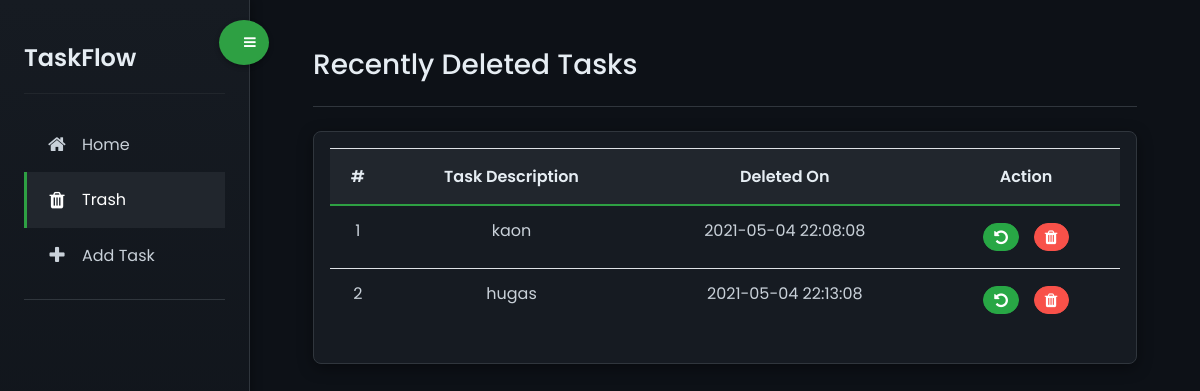
Page /trash.php on the earlier database version.
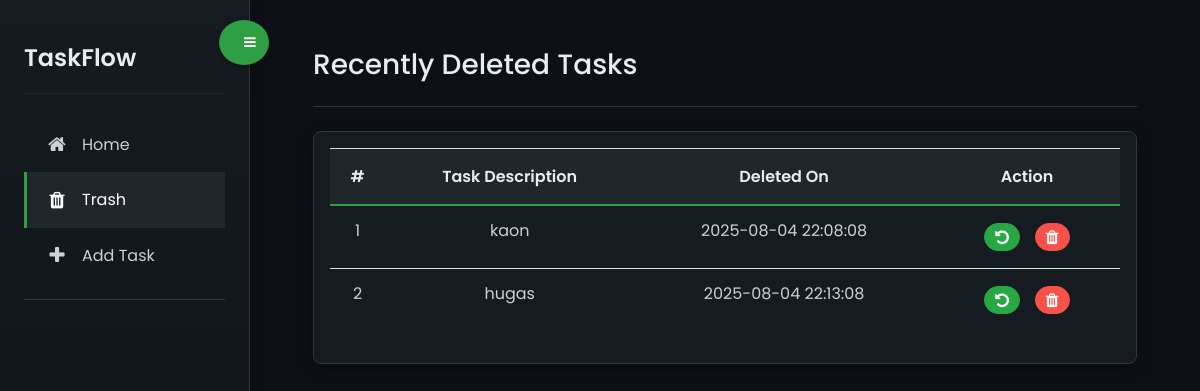
Same page on the later database version.
### tables this page shows
CREATE TABLE `trash` (
  `id` int(11) NOT NULL,
  `trashName` varchar(255) NOT NULL,
  `created_at` datetime NOT NULL DEFAULT current_timestamp()
);

### function.php (called while the page is built, shortened)
<?php
class DB_con
{
function __construct()
{
$con = mysqli_connect(DB_SERVER,DB_USER,DB_PASS,DB_NAME);
$this->dbh=$con;
}
	public function fetchdataTrash()
	{
	$result=mysqli_query($this->dbh,"select * from trash");
	return $result;
	}
}
?>

### trash.php (the view, shortened to what this page needs)
<?php
require_once('function.php');
include_once("insert.php");
?>
<?php
    include_once("header.php");
?>
<div class="wrapper d-flex align-items-stretch">
    <nav id="sidebar">
        <div class="custom-menu">
            <button type="button" id="sidebarCollapse" class="btn btn-primary">
                <i class="fa fa-bars"></i>
            </button>
        </div>
        <div class="p-4">
            <h3 class="logo">TaskFlow</h3>
            <ul class="list-unstyled components">
                <li>
                    <a href="index.php"><i class="fa fa-home"></i><span>Home</span></a>
                </li>
                <li class="active">
                    <a href="trash.php"><i class="fa fa-trash"></i><span>Trash</span></a>
                </li>
                <li>
                    <a href="#" data-toggle="modal" data-target="#exampleModal"><i class="fa fa-plus"></i><span>Add Task</span></a>
                </li>
            </ul>
        </div>
    </nav>
    <div id="content" class="p-4 p-md-5 pt-5">
    <?php
    require_once('function.php');
    ?>
    <div class="container-fluid">
        <div class="row">
            <div class="col-md-12">
                <h3>Recently Deleted Tasks</h3>
                <hr />
                <div class="table-responsive mt-4">
                    <table id="mytable" class="table">
                        <thead>
                            <tr class="text-center">
                                <th>#</th>
                                <th>Task Description</th>
                                <th>Deleted On</th>
                                <th>Action</th>
                            </tr>
                        </thead>
                        <tbody>
                            <?php
                                $fetchdata=new DB_con();
                                $sql=$fetchdata->fetchdataTrash();
                                $cnt=1;
                                while($row=mysqli_fetch_array($sql))
                                {
                            ?>
                            <tr class="text-center">
                                <td><?php echo htmlentities($cnt);?></td>
                                <td><?php echo htmlentities($row['trashName']);?></td>
                                <td><?php echo htmlentities($row['created_at']);?></td>
                                <td>
                                    <a href="trash.php?restore=<?php echo htmlentities($row['id']);?>">
                                        <button class="btn btn-success btn-xs">
                                            <i class="fa fa-undo"></i>
                                        </button>
                                    </a>
                                    <a href="trash.php?del=<?php echo htmlentities($row['id']);?>" onClick="return confirm('Do you really want to permanently delete this task?');">
                                        <button class="btn btn-danger btn-xs">
                                            <i class="fa fa-trash"></i>
                                        </button>
                                    </a>
                                </td>
                            </tr>
                            <?php
                                 $cnt++;
                            } ?>
                        </tbody>
                    </table>
                </div>
            </div>
        </div>
    </div>
    </div>
</div>

Differences in the rows shown:
changed trash "kaon": created_at "2021-05-04 22:08:08" → "2025-08-04 22:08:08"
changed trash "hugas": created_at "2021-05-04 22:13:08" → "2025-08-04 22:13:08"
